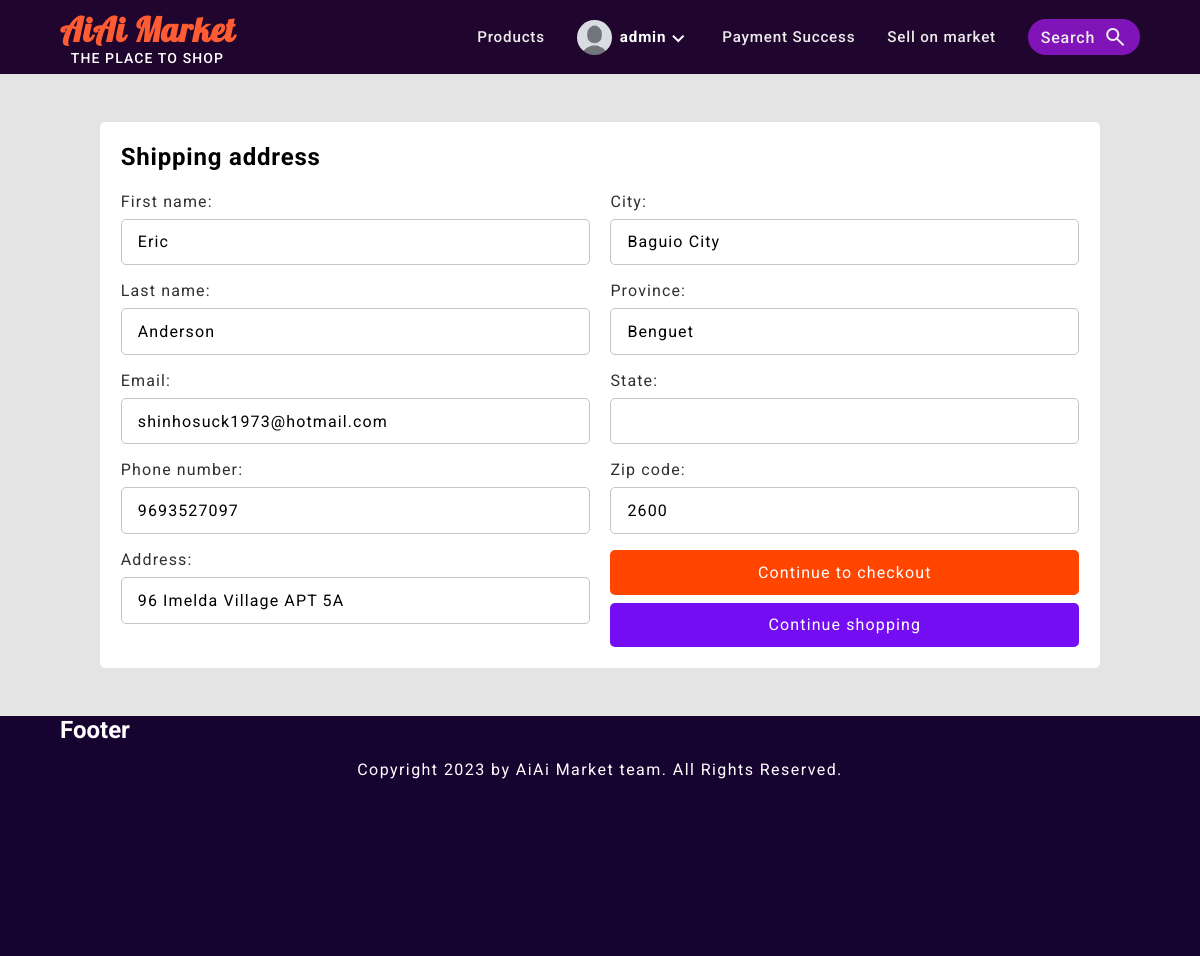
/shipping/address/ (signed in), run on the app's committed database.
### users/models.py (models this page shows, shortened)
class UserProfile(models.Model):
    user = models.OneToOneField(User, on_delete=models.CASCADE, null=True, blank=True)
    profile_image = models.ImageField(upload_to='profile_images', default='profile_images/default_iamge.webp')
    user_name = models.CharField(max_length=50)
    first_name = models.CharField(max_length=50)
    last_name = models.CharField(max_length=100)
    email = models.EmailField(max_length=100)

### products/models.py (models this page shows, shortened)
class ShippingAddress(models.Model):
    id = models.UUIDField(
        primary_key=True,
        default=uuid.uuid4,
        editable=False
    )
    customer = models.ForeignKey(User, on_delete=models.CASCADE, null=True, blank=True)
    first_name = models.CharField(max_length=100)
    last_name = models.CharField(max_length= 100)
    email = models.EmailField(max_length=100)
    phone_number = models.IntegerField()
    address = models.CharField(max_length=1000)
    city = models.CharField(max_length=100)
    province = models.CharField(max_length=100, null=True, blank=True)
    state = models.CharField(max_length=100, null=True, blank=True)
    zip_code = models.IntegerField()
    class Meta:
        verbose_name_plural = 'Addresses'

### products/views.py (the view, shortened to what this page needs)
# urls.py: path('shipping/address/', customer_address_view, name='shipping-address'),
@login_required
def customer_address_view(request):
    instance = ShippingAddress.objects.filter(customer=request.user).first()
    form = ShippingAddressForm(instance=instance)
    context = {'form': form}
    return render(request, 'products/address.html', context)

### products/forms.py
class ShippingAddressForm(forms.ModelForm):
    class Meta:
        model = ShippingAddress
        fields = [
            'first_name',
            'last_name',
            'email',
            'phone_number',
            'address',
            'city',
            'province',
            'state',
            'zip_code'
        ]

### templates/products/address.html (shortened to what this page needs)
{% extends 'index.html' %}
{% block content %}
<div class="shipping-address-form-wrapper">
    <form class="shipping-address-form" action="" method="POST">
        <h2 class="shipping-address-form-header">Shipping address</h2>
        <div class="address-inputs">
            <div class="address-first-name">
                {{ form.first_name.label_tag }}
                {{ form.first_name }}
            </div>
            <div class="address-last-name">
                {{ form.last_name.label_tag }}
                {{ form.last_name }}
            </div>
            <div class="address-email">
                {{ form.email.label_tag }}
                {{ form.email }}
            </div>
            <div class="address-phone-number">
                {{ form.phone_number.label_tag }}
                {{ form.phone_number }}
            </div>
            <div class="address-address-input">
                {{ form.address.label_tag }}
                {{ form.address }}
            </div>
        </div>
        <div class="address-inputs">
            <div class="address-city">
                {{ form.city.label_tag }}
                {{ form.city }}
            </div>
            <div class="address-province">
                {{ form.province.label_tag }}
                {{ form.province }}
            </div>
            <div class="address-state">
                {{ form.state.label_tag }}
                {{ form.state }}
            </div>
            <div class="address-zip_code">
                {{ form.zip_code.label_tag }}
                {{ form.zip_code }}
            </div>
            <div class="address-btns">
                <button type="submit">Continue to checkout</button>
                <a href="{% url 'products:product-list' %}">Continue shopping</a>
            </div>
        </div>
    </form>
</div>
{% endblock content %}

### templates/navbar.html (shortened to what this page needs)
<div class="nav-bar-wrapper">
    <a class="brand-name" href="{% url 'products:product-home' %}">
        <h1>AiAi Market</h1>
        <p>THE PLACE TO SHOP</p>
    </a>
    {% with request.resolver_match.url_name as url_name %}
        <nav class="nav-links">
            <a class="nav-link {% if url_name == 'product-list' %}active-nav-link{% endif %}" href="{% url 'products:product-list' %}">Products</a>
            {% if not request.user.is_authenticated %}
                <a class="nav-link {% if url_name == 'user-login' %}active-nav-link{% endif %}" href="{% url 'users:user-login' %}">Login</a>
                <a class="nav-link {% if url_name == 'user-register' %}active-nav-link{% endif %}" href="{% url 'users:user-register' %}">Register</a>
            {% else %}
                <div class="logged-in-user-nav-link-container">
                    <div class="toggle-user-navbar">
                        <img class="logged-in-navbar-user-profile-img" src="{{request.user.userprofile.profile_image.url}}" alt="">
                        <h4 class="logged-in-navbar-username">{{ request.user.username }}</h4>
                        <span class="material-symbols-outlined logged-in-navbar-arrow-down">
                        </span>
                    </div>
                </div>
            {% endif %}
            <a class="nav-link" href="{% url 'products:success' %}">Payment Success</a>
            <a href="{% url 'sellers:sellers-seller' %}" class="nav-link">Sell on market</a>
            <button type="button" class="nav-link nav-link-search-button">
                Search
                <span class="material-symbols-outlined search-icon">search</span>
            </button>
        </nav>
    {% endwith %}
</div>

### static/css/products.css (style rules this page uses)
:root { --purple-10: hsl(280, 80%, 10%); --purple-15: hsl(280, 80%, 15%); --purple-20: hsl(280, 80%, 20%); --purple-25: hsl(280, 80%, 25%); --purple-30: #610f8a; --purple-35: hsl(280, 80%, 35%); --purple-40: hsl(280, 80%, 40%); --purple-45: hsl(280, 80%, 45%); --purple-50: hsl(280, 80%, 50%); --purple-55: hsl(280, 80%, 55%); --purple-60: hsl(280, 80%, 60%); --purple-70: hsl(280, 100%, 70%); --blue-50: hsl(251, 100%, 50%); --blue-55: hsl(251, 100%, 55%); --blue-60: hsl(251, 100%, 60%); --orange-40: #cc2900; --orange-45: hsl(12, 100%, 45%); --orange-50: hsl(12, 100%, 50%); --orange-55: hsl(12, 100%, 55%); --orange-60: hsl(12, 100%, 60%); --orange-65: #ff704d; --orange-yellow-54: hsl(34, 100%, 54%); --red-52: #ff0a0a; --red-60: #ff3d61; --black-10: hsl(0, 0%, 10%); --black-15: hsl(0, 0%, 15%); --black-20: hsl(0, 0%, 20%); --black-25: hsl(0, 0%, 25%); --black-30: hsl(0, 0%, 30%); --black-40: hsl(0, 0%, 40%); --black-50: hsl(0, 0%, 50%); --black-70: hsl(0, 0%, 70%); --black-80: hsl(0, 0%, 80%); --black-85: hsl(0, 0%, 85%); --black-95: hsl(0, 0%, 95%); }
html, body { scroll-behavior: smooth; max-width: 1920px; margin: 0 auto; }
a { display: inline-block; text-decoration: none; }
.nav-bar-wrapper { display: none; }
@media screen and (min-width: 1000px) { .nav-bar-wrapper { width: 90%; margin: 0 auto; display: flex; justify-content: space-between; align-items: center; flex-wrap: wrap; padding: 0.5rem 0; row-gap: 0.5rem; column-gap: 1rem; } }
@media screen and (min-width: 1000px) { .nav-links { display: flex; flex-wrap: wrap; align-items: center; row-gap: 0.5rem; column-gap: 2rem; } }
@media screen and (min-width: 1000px) { .brand-name { display: flex; flex-direction: column; align-items: center; } }
@media screen and (min-width: 1000px) { .brand-name > h1 { font-size: 2.1rem; letter-spacing: 0.05rem; font-weight: 700; color: var(--orange-60); font-family: 'Lobster', 'Roboto', sans-serif; } }
@media screen and (min-width: 1000px) { .brand-name > p { color: white; letter-spacing: 0.07rem; font-weight: 500; font-size: 14px; } }
@media screen and (min-width: 1000px) { .logged-in-user-nav-link-container { position: relative; } }
@media screen and (min-width: 1000px) { .toggle-user-navbar { color: white; letter-spacing: 0.05rem; cursor: pointer; display: flex; align-items: center; -webkit-tap-highlight-color: transparent !important; } }
@media screen and (min-width: 1000px) { .toggle-user-navbar > span { margin-top: 0.2rem; } }
@media screen and (min-width: 1000px) { .toggle-user-navbar > img { width: 35px; display: block; aspect-ratio: 1/1; border-radius: 50%; margin-right: 0.5rem } }
@media screen and (min-width: 1000px) { .toggle-user-navbar > h4 { letter-spacing: 0.05rem; font-size: 0.95rem; } }
@media screen and (min-width: 1000px) { .nav-link { color: rgb(236, 236, 236); letter-spacing: 0.05rem; font-size: 0.95rem; font-weight: 500; } }
@media screen and (min-width: 1000px) { .nav-link-search-button { background: var(--purple-40); padding: 0.4rem 0.8rem; border-radius: 20px; font-size: 1rem; display: flex; align-items: center; gap: 0.5rem; border: none; cursor: pointer; -webkit-tap-highlight-color: transparent !important; } }
input::placeholder, textarea::placeholder { font-size: 1rem; }

### templates/products/address.html (style rules this page uses)
.shipping-address-form-wrapper { padding: 3rem 0; }
.shipping-address-form { width: 95%; max-width: 1000px; margin: 0 auto; display: flex; align-items: start; flex-wrap: wrap; gap: 1.3rem; padding: 1.3rem; border-radius: 5px; background: white; }
.shipping-address-form-header { flex: 0 0 100%; letter-spacing: 0.05rem; }
.address-inputs { flex: 1; display: flex; flex-direction: column; gap: 1rem; }
.address-inputs > div { display: flex; flex-direction: column; gap: 0.5rem; }
.address-inputs > div > label { letter-spacing: 0.07rem; color: rgb(49, 49, 49) }
.address-inputs > div > input { padding: 0.8rem 1rem; border: 1px solid rgb(196, 196, 196); border-radius: 5px; font-size: 1rem; letter-spacing: 0.07rem; }
.address-btns { display: flex; flex-direction: column; gap: 0.5rem; }
.address-btns > button, .address-btns > a { text-align: center; font-size: 1rem; letter-spacing: 0.07rem; padding: 0.8rem 1rem; border-radius: 5px; color: white; background: orangered; border: none; }
.address-btns > a { background: rgb(116, 13, 242) !important; }

### data on the page
ShippingAddress: first_name "Eric", last_name "Anderson", email "shinhosuck1973@hotmail.com", phone_number "9693527097", address "96 Imelda Village APT 5A", city "Baguio City", province "Benguet", zip_code "2600"

### other printed values
{{ request.user.username }} "admin"
